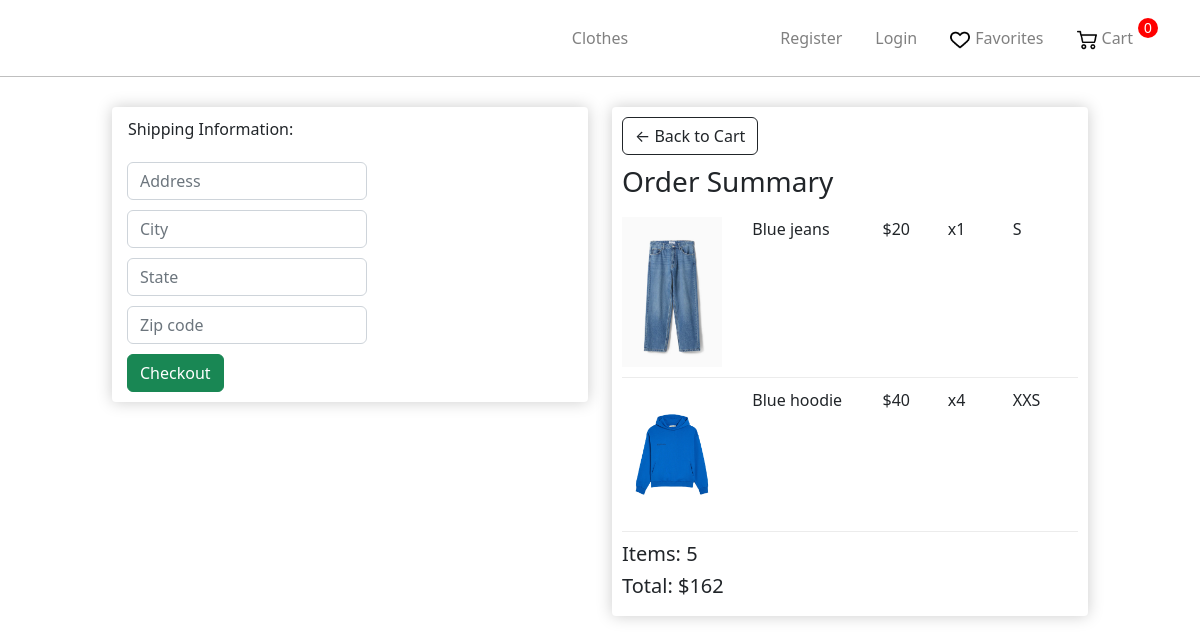
Page /landing/4/ on the earlier database version.
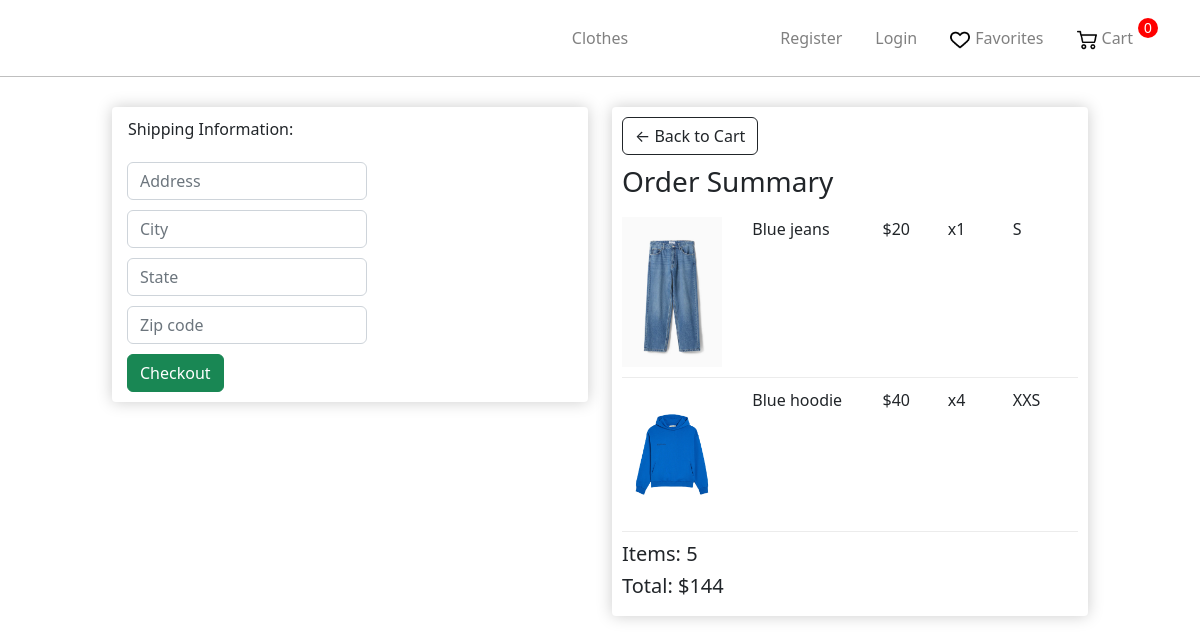
Same page on the later database version.
### store/models.py (models this page shows, shortened)
class Order(models.Model):
    user = models.ForeignKey('User', on_delete=models.CASCADE)
    products = models.ManyToManyField('OrderProduct')
    time_create = models.DateTimeField(auto_now_add=True)
    ordered = models.BooleanField(default=False)
    address = models.ForeignKey('Address', on_delete=models.SET_NULL, blank=True, null=True)
    promo_code = models.CharField(max_length=50, blank=True)
    discount_percent = models.IntegerField(default=0)
    def get_total(self):
        total = 0
        for order_item in self.products.all():
            total += order_item.get_total_product_price()
        discount = total * self.discount_percent / 100
        return int(total - discount)
    def get_total_quantity(self):
        quantity = 0
        for order_item in self.products.all():
            quantity += order_item.quantity
        return quantity

class OrderProduct(models.Model):
    user = models.ForeignKey('User', on_delete=models.CASCADE)
    product = models.ForeignKey('Product', on_delete=models.PROTECT)
    quantity = models.IntegerField(default=1)
    ordered = models.BooleanField(default=False)
    size = models.ForeignKey('Size',on_delete=models.SET_NULL, null=True )
    def get_total_product_price(self):
        return self.quantity * self.product.price

class Product(models.Model):
    AVAILABILITY =(
        ('Y', 'В наличии'),
        ('N', 'Нет в наличии'),
    )
    name = models.CharField(max_length=255)
    slug = models.SlugField(max_length=255, unique=True, db_index=True)
    description = models.TextField(blank=True)
    discount = models.BooleanField(default=False)
    price = models.IntegerField()
    price_discount = models.IntegerField(blank=True)
    photo = models.ImageField(upload_to="photos")
    availability = models.CharField(max_length=1,choices = AVAILABILITY,default = '')
    cat = models.ForeignKey('Category', on_delete=models.PROTECT)
    gender = models.ForeignKey('Gender', on_delete=models.PROTECT)
    sizes = models.ManyToManyField('Size')

### store/views.py (the view)
# urls.py: path('landing/<int:order_id>/',views.ProductLandingPageView.as_view(),name = 'landing'),
class ProductLandingPageView(TemplateView):
    template_name = "store/checkout.html"
    def get_context_data(self, **kwargs):
        order_id = self.kwargs["order_id"]
        order = Order.objects.get(pk=order_id)
        context = super(ProductLandingPageView, self).get_context_data(**kwargs)
        context.update({
            "order": order,
            "STRIPE_PUBLIC_KEY": settings.STRIPE_PUBLIC_KEY,
        })
        context.update(csrf(self.request))
        return context

### store/models.py (called while the page is built)
    def __str__(self):
        return self.name

### store/templates/store/checkout.html (shortened to what this page needs)
{% extends 'store/layout.html' %}
{% load static %}
{% block content %}
    <link rel="stylesheet" href="{% static 'store/css/CategoriesCartCheckout.css' %}">
     <div class="row">
		<div class="col-lg-5" style="height: 317px">
			<div class="box-element" id="form-wrapper">
				<form id="form">
					<div id="shipping-info">
						<p style="margin-left: 6px;">Shipping Information:</p>
						<div class="form-field">
							<input class="form-control" type="text" name="address" placeholder="Address">
						</div>
						<div class="form-field">
							<input class="form-control" type="text" name="city" placeholder="City">
						</div>
						<div class="form-field">
							<input class="form-control" type="text" name="state" placeholder="State">
						</div>
						<div class="form-field">
							<input class="form-control" type="text" name="zipcode" placeholder="Zip code">
						</div>
					</div>
					<button class="btn btn-success btn-block" type="button" id="checkout-button" style="margin-left: 5px; margin-top: 5px;">Checkout</button>
				</form>
			</div>
			<br>
		</div>
		<div class="col-lg-5" style="height: 317px">
			<div class="box-element">
				<a  class="btn btn-outline-dark" href="{% url 'cart' %}">&#x2190; Back to Cart</a>
				<h3 style="margin-top: 10px; margin-bottom: 18px;">Order Summary</h3>
				{%for orderproduct in order.products.all%}
				<div class="cart-row">
					<div style="flex:2"><img class="row-image" src="{{orderproduct.product.photo.url}}"></div>
					<div style="flex:2">{{orderproduct.product.name}}</div>
					<div style="flex:1"><p>${{orderproduct.product.price}}</p></div>
					<div style="flex:1"><p>x{{orderproduct.quantity}}</p></div>
					<div style="flex:1"><p>{{orderproduct.size}}</p></div>
				</div>
				{%endfor%}
                <h5>Items:   {{order.get_total_quantity}}</h5>
				<h5>Total:   ${{order.get_total}}</h5>
			</div>
		</div>
	</div>
{% endblock %}

Differences in the rows shown:
changed Order: get_total "162" → "144"
